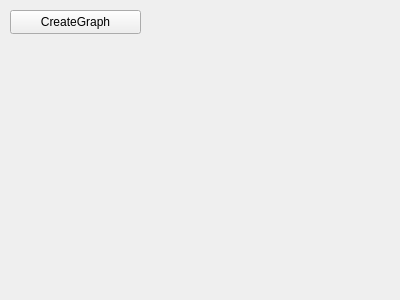
<?xml version="1.0" encoding="UTF-8"?>
<ui version="4.0">
 <class>MainWindow</class>
 <widget class="QMainWindow" name="MainWindow">
  <property name="geometry">
   <rect>
    <x>0</x>
    <y>0</y>
    <width>400</width>
    <height>300</height>
   </rect>
  </property>
  <property name="windowTitle">
   <string>MainWindow</string>
  </property>
  <widget class="QWidget" name="centralWidget">
   <widget class="QPushButton" name="createGraph">
    <property name="geometry">
     <rect>
      <x>10</x>
      <y>10</y>
      <width>131</width>
      <height>24</height>
     </rect>
    </property>
    <property name="text">
     <string>CreateGraph</string>
    </property>
   </widget>
  </widget>
 </widget>
 <layoutdefault spacing="6" margin="11"/>
 <resources/>
 <connections/>
</ui>
